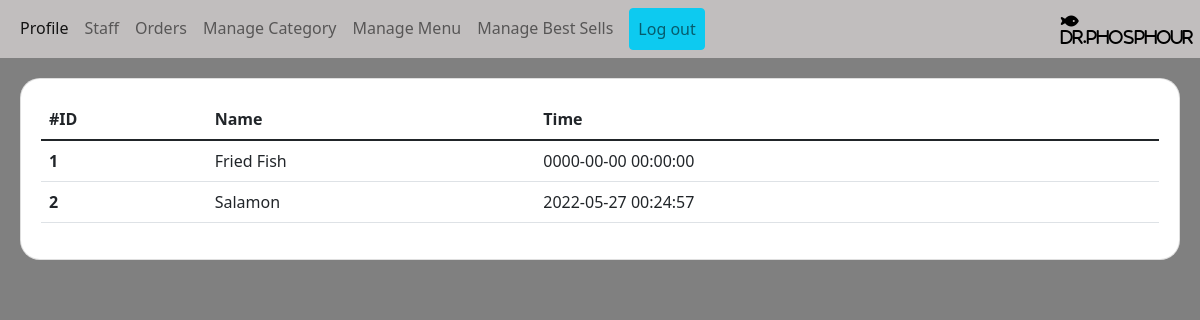
/control-panel/general-manager/Orders.php, run on the app's committed database.
### control-panel/general-manager/Orders.php (the view, shortened to what this page needs)
<!DOCTYPE html>
<html lang="en">
    <head>
        <link rel="stylesheet" href="../css/bootstrap.css">
        <link rel="stylesheet" href="../made-css/manger.css">
    </head>
    <body class="boody" style="background: gray;">
    <?php include('componants/navbar.php'); ?>
        <div class="card">
            <table class="table table-hover">
                <thead>
                    <tr>
                        <th scope="col">#ID</th>
                        <th scope="col">Name</th>
                        <th scope="col">Time</th>
                    </tr>
                </thead>
                <tbody>
                <?php
                    $sql="SELECT * FROM `orders-tb` WHERE 1";
                    $res=mysqli_query($conn,$sql);
                    if($res)
                    {
                        foreach($res as $i)
                        {
                            $id= $i['order-id'];
                            $name= $i['order-name'];
                            $time= $i['order-time'];
                            ?>
                    <tr>
                        <th scope="row"><?php echo $id; ?></th>
                        <td><?php echo $name; ?></td>
                        <td><?php echo $time; ?></td>
                    </tr>
                <?php
                    }
                }
            ?>
                </tbody>
            </table>
        </div>
    </body>
</html>

### control-panel/made-css/manger.css (style rules this page uses)
.card { border-radius: 20px; padding: 20px; background-color: white; margin-top: 20px; margin-left: 20px; margin-right: 20px; margin-bottom: 20px; }
.boody { background-color: rgb(232, 230, 230); }

### data on the page
orders-tb: value "1", value "Fried Fish", value "0000-00-00 00:00:00"
orders-tb: value "2", value "Salamon", value "2022-05-27 00:24:57"
